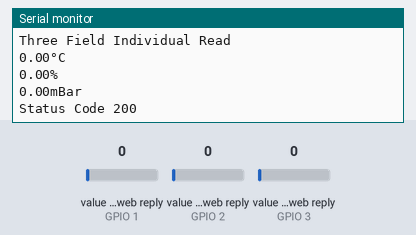
Bench run of a sketch on a simulated ESP32. Parts: the last lines printed to the serial monitor. The inputs (shaded band) are chosen by the test bench; at power-on: value in the web reply (sensors on GPIO 1, GPIO 2, GPIO 3) 0. WiFi joins after 1.5 s; servers stay silent unless stated; web services answer with replies made up by the test bench.

Above: at 3.2 s.
3.3 s: value in the web reply (sensor on GPIO 1) set to 2
At 4.4 s:
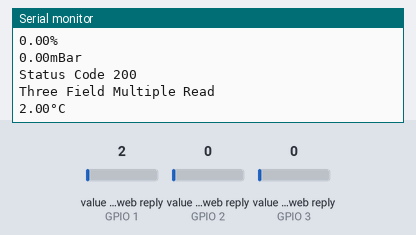
6.4 s: value in the web reply (sensor on GPIO 2) set to 2
At 9.4 s:
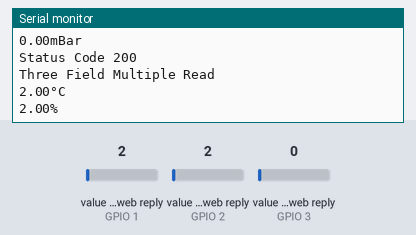
9.5 s: value in the web reply (sensor on GPIO 3) set to 2
At 10.3 s:
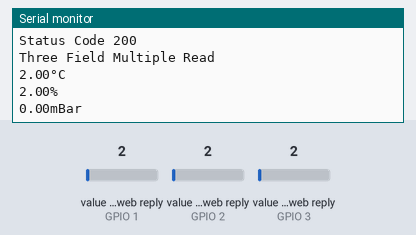
12.6 s: value in the web reply (sensor on GPIO 1) set to 25
At 15.5 s:
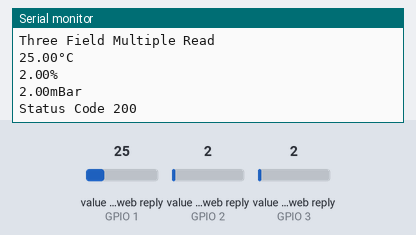
15.7 s: value in the web reply (sensor on GPIO 2) set to 25
At 16.33 s:
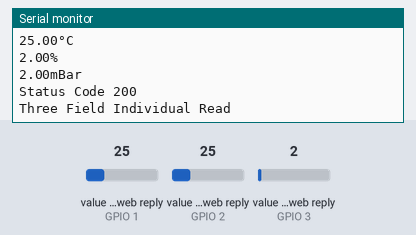
18.8 s: value in the web reply (sensor on GPIO 3) set to 25
At 21.33 s:
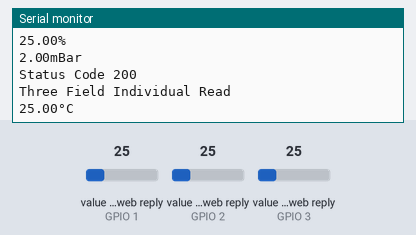
Timing chart, 0 to 22.8 s (numbered marks = the images above; inputs shaded):
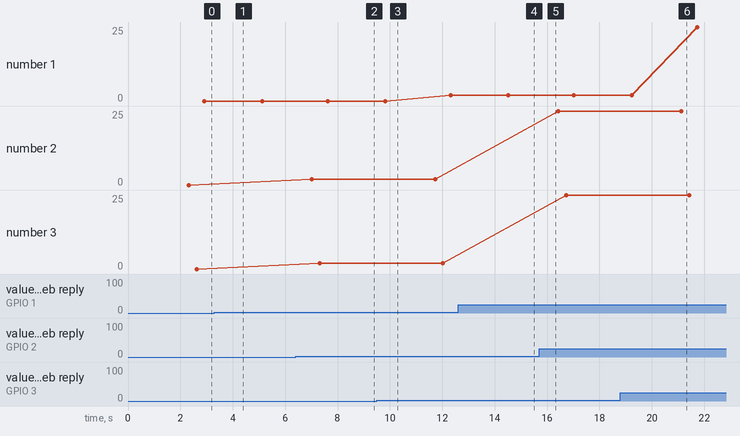

The sketch:

Three_Field_Individual_and_Multiple_Read.ino
```cpp
// (licence header left out)
#include <WiFi.h>
#include "ThingSpeak.h" // always include thingspeak header file after other header files and custom macros
char ssid[] = "VM6535101";   // your network SSID (name)
char password[] = "pzpt3DvVssfj";   // your network password
WiFiClient  client;
unsigned long ChannelNumber = 1341661;
const char * ReadAPIKey = "PJPXZGAIKRFQUC8R";
int field[8] = {1,2,3,4,5,6,7,8};

void setup() {
  Serial.begin(9600);  //Initialize serial
  WiFi.mode(WIFI_STA);
  ThingSpeak.begin(client);  // Initialize ThingSpeak
  wificonnect();
 }

void wificonnect()
 {
 WiFi.begin(ssid, password);
  Serial.println(".....Conneting to Home WiFi.....");
   while(WiFi.status() != WL_CONNECTED){
  Serial.print("...");
 delay(500);
 }
 Serial.println();
  Serial.print(WiFi.SSID());
   Serial.print(".......");
    Serial.println(WiFi.localIP());
     Serial.println("");
    Serial.println("Three Field Individual and Multiple Read:");
  Serial.println('\n');
 delay(500);
 }

void loop()
 {
 Serial.println ("Three Field Individual Read");
  float tempC = ThingSpeak.readFloatField(ChannelNumber, field[0], ReadAPIKey);
   Serial.print(tempC); Serial.println ("°C");
    float humiD = ThingSpeak.readFloatField(ChannelNumber, field[1], ReadAPIKey);
     Serial.print(humiD); Serial.println ("%");
     float presU = ThingSpeak.readFloatField(ChannelNumber, field[2], ReadAPIKey);
    Serial.print(presU); Serial.println ("mBar\n");
   int statusCode = ThingSpeak.getLastReadStatus();
  Serial.print("Status Code "); Serial.println(statusCode); Serial.println("");
 delay(1000);

 ThingSpeak.readMultipleFields(ChannelNumber, ReadAPIKey);
  Serial.println ("Three Field Multiple Read");
   float tempmC = ThingSpeak.getFieldAsFloat(field[0]); // Field 1
    float humiiD = ThingSpeak.getFieldAsFloat(field[1]); // Field 2
     float pressU = ThingSpeak.getFieldAsFloat(field[2]); // Field 3
      Serial.print(tempmC); Serial.println ("°C ");
       delay(600);
        Serial.print(humiiD); Serial.println ("% ");
       delay(600);
      Serial.print(pressU); Serial.println ("mBar\n");
    delay(600);
   statusCode = ThingSpeak.getLastReadStatus();
  Serial.print("Status Code "); Serial.println(statusCode); Serial.println("");
 delay(1000);
}
```

Measured:
- after the input at 3.3 s, the serial monitor: prints a new line after 0.62 s (image 1)
- after the input at 6.4 s, the serial monitor: prints a new line after 0.92 s (image 2)
- after the input at 12.6 s, the serial monitor: prints a new line after 0.72 s (image 4)
